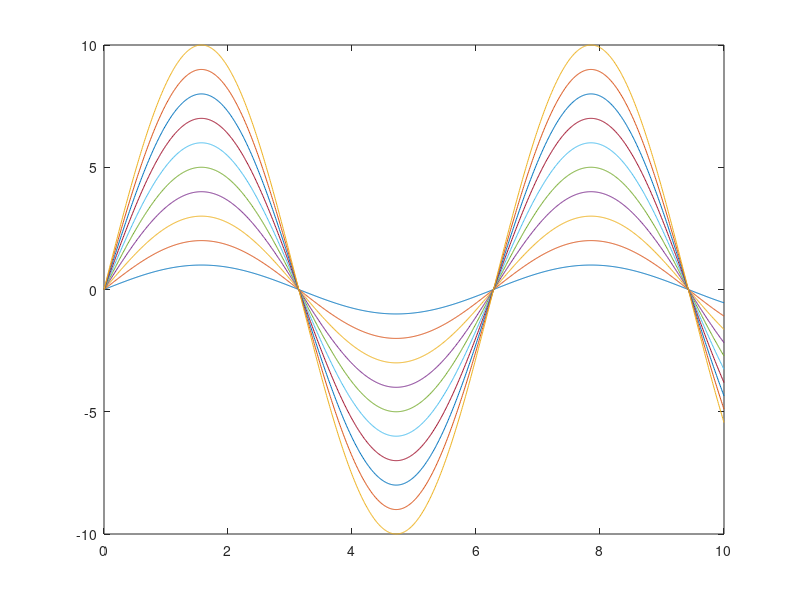

Recreate this plot in MATLAB. (Note: this script raises an error after producing the figure.)
mypath = erase(mfilename("fullpath"), "documentation");

myaxes = axes();
plot(0:0.01:10, (1:10)'*sin(0:0.01:10))
saveplot(mypath+"ouch_my_eyes_1.png", myaxes);

fireflies();
saveplot(mypath+"fireflies_1.png", myaxes);

fireflies("ColorSamples", 2);
saveplot(mypath+"fireflies_ColorSamples_1.png", myaxes);

figure()
myaxes2 = axes();
plot(0:0.01:10, (1:10)'*sin(0:0.01:10))

borealis();
saveplot(mypath+"borealis_1.png", myaxes2);

dark_mode();
saveplot(mypath+"dark_mode_1.png", myaxes2);

dark_mode2();
saveplot(mypath+"dark_mode2_1.png", myaxes2);


sangbok();
saveplot(mypath+"sangbok_1.png", myaxes2);



figure()
myaxes3 = axes();

membrane()
fireflies();
saveplot(mypath+"fireflies_membrane_1.png", myaxes3);


